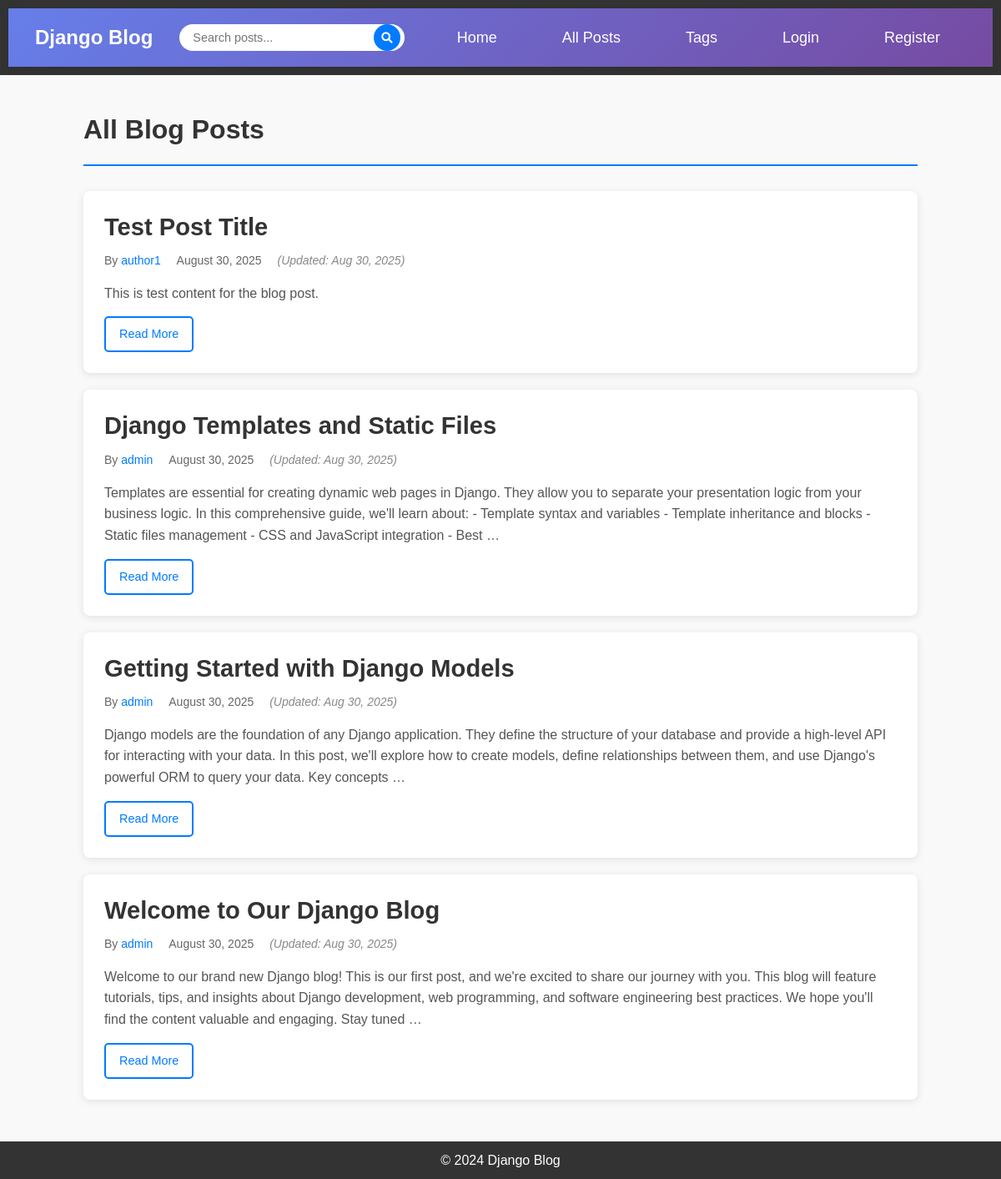
/posts/, run on an earlier commit of the app's database.
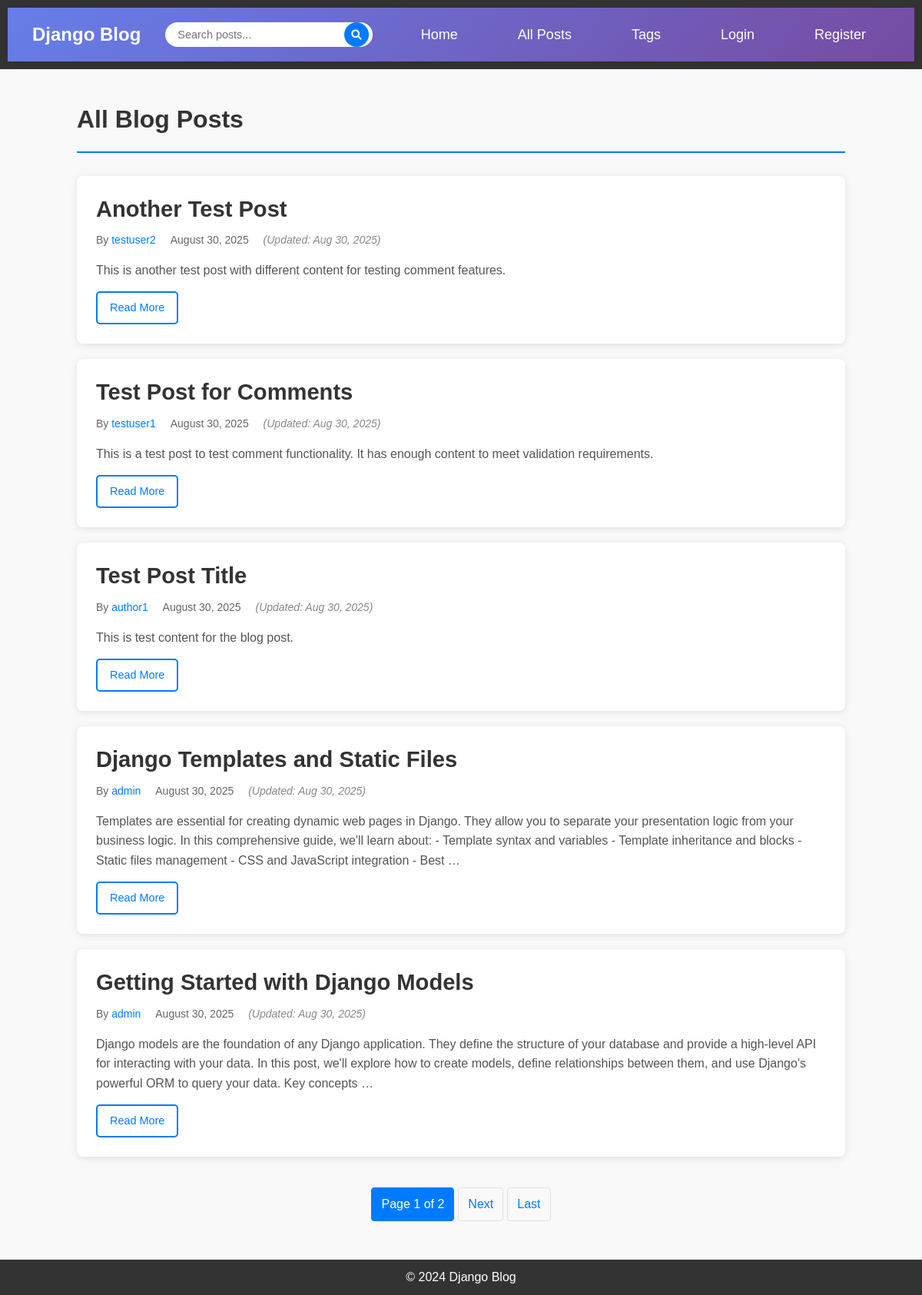
And on a later commit of the database.
### blog/models.py (models this page shows, shortened)
class Post(models.Model):
    title = models.CharField(max_length=200)
    content = models.TextField()
    published_date = models.DateTimeField(auto_now_add=True)
    updated_date = models.DateTimeField(auto_now=True)
    author = models.ForeignKey(User, on_delete=models.CASCADE)
    tags = models.ManyToManyField(Tag, blank=True, related_name='posts')
    class Meta:
        ordering = ['-published_date']

### blog/views.py (the view)
# urls.py: path('posts/', views.PostListView.as_view(), name='post-list'),
class PostListView(ListView):
    model = Post
    template_name = 'blog/post_list.html'  # <app>/<model>_<viewtype>.html
    context_object_name = 'posts'
    paginate_by = 5
    ordering = ['-published_date']
    def get_context_data(self, **kwargs):
        context = super().get_context_data(**kwargs)
        context['title'] = 'All Blog Posts'
        return context

### blog/templates/blog/post_list.html (shortened to what this page needs)
{% extends 'blog/base.html' %}
{% block content %}
<div class="posts-container">
    <div class="posts-header">
        <h1>{{ title }}</h1>
    </div>
    {% if posts %}
        <div class="posts-list">
            {% for post in posts %}
                <article class="post-item">
                    <div class="post-header">
                        <h2 class="post-title">
                            <a href="{% url 'post-detail' post.pk %}">{{ post.title }}</a>
                        </h2>
                        <div class="post-meta">
                            <span class="author">
                                By <a href="{% url 'user-posts' post.author.username %}">{{ post.author.username }}</a>
                            </span>
                            <span class="date">{{ post.published_date|date:"F d, Y" }}</span>
                            {% if post.updated_date != post.published_date %}
                                <span class="updated">(Updated: {{ post.updated_date|date:"M d, Y" }})</span>
                            {% endif %}
                        </div>
                    </div>
                    <div class="post-content">
                        {{ post.content|truncatewords:50|linebreaksbr }}
                    </div>
                    <div class="post-actions">
                        <a href="{% url 'post-detail' post.pk %}" class="btn btn-outline">Read More</a>
                    </div>
                </article>
            {% endfor %}
        </div>
        {% if is_paginated %}
            <div class="pagination-container">
                <nav aria-label="Page navigation">
                    <ul class="pagination">
                        <li class="page-item active">
                            <span class="page-link">
                                Page {{ page_obj.number }} of {{ page_obj.paginator.num_pages }}
                            </span>
                        </li>
                        {% if page_obj.has_next %}
                            <li class="page-item">
                                <a class="page-link" href="?page={{ page_obj.next_page_number }}">Next</a>
                            </li>
                            <li class="page-item">
                                <a class="page-link" href="?page={{ page_obj.paginator.num_pages }}">Last</a>
                            </li>
                        {% endif %}
                    </ul>
                </nav>
            </div>
        {% endif %}
    {% endif %}
</div>
{% endblock %}

What changed in the data, as far as the page shows it:
no longer on this page (row unchanged): Post: title "Welcome to Our Django Blog", author.username "admin", published_date "August 30, 2025", updated_date "Aug 30, 2025", content "Welcome to our brand new Django blog! This is our first post, and we're excited to share our journey with you. This blog will feature tutorials, tips, and insights about Django development, web programming, and software engineering best practices. We hope you'll find the content valuable and engaging. Stay tuned …"
added Post: title "Another Test Post", author.username "testuser2", published_date "August 30, 2025", updated_date "Aug 30, 2025", content "This is another test post with different content for testing comment features."
added Post: title "Test Post for Comments", author.username "testuser1", published_date "August 30, 2025", updated_date "Aug 30, 2025", content "This is a test post to test comment functionality. It has enough content to meet validation requirements."
Also different on the page:
{{ page_obj.number }}: (not shown) → "1"
{{ page_obj.paginator.num_pages }}: (not shown) → "2"
text now shown: "Page of Next Last"
